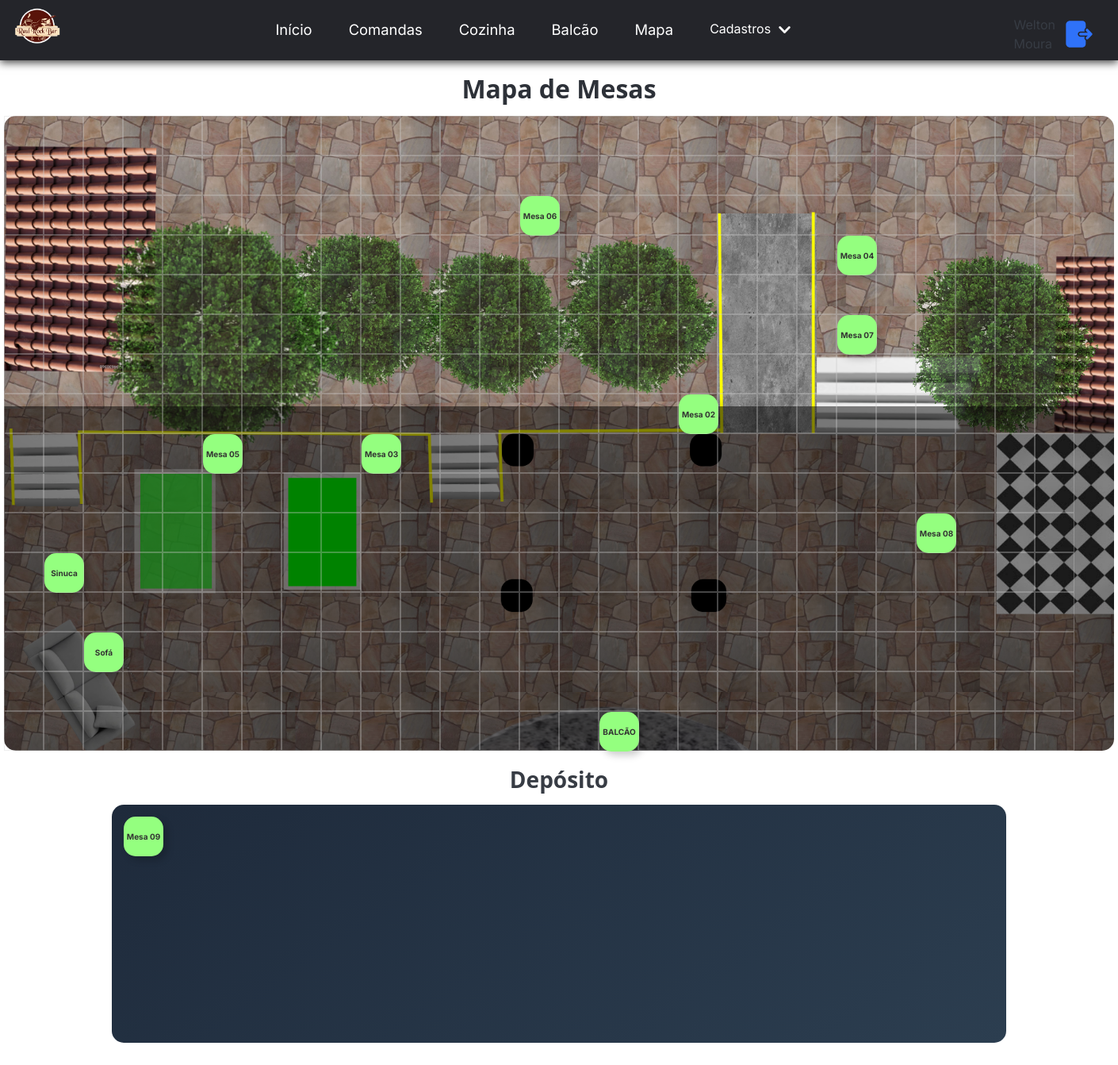
The app's page /mesas/mapMesas/ (signed in) with its own data.
### mesas/models.py (models this page shows, shortened)
class Mesa(models.Model):
    id = models.AutoField(primary_key=True)
    name = models.CharField(max_length=100)
    location = models.CharField(max_length=255, null=True, blank=True)
    active = models.BooleanField(default=False)

### gestaoRaul/decorators.py (the view)
        def wrapper(request, *args, **kwargs):
            if request.user != None:
                if request.user.is_authenticated:
                    if request.user.groups.filter(name=groupName).exists():
                        return view_function(request, *args, **kwargs)
                    else:
                        return HttpResponseForbidden('tu nao tem acesso rapa')
                else:
                    return  HttpResponseRedirect(reverse('login'), status=302)
            else:
                print(f"Erro no decorator: usuario none")
                return HttpResponseRedirect(reverse('login'), status=302)

### comandas/templatetags/custom_filter_tag.py (called while the page is built)
@register.filter(name='groupUser')
def has_group(user, group_name):
    return user.groups.filter(name=group_name).exists()

### mesas/views.py (called while the page is built)
@group_required(groupName='Garçom')
def mapMesas(request):
    eixosXY = []
    for i in range(0,27):
        for j in range(0,16):
            item = {'x':j*50, 'y':i*50}
            eixosXY.append(item)
    mesas = Mesa.objects.all()
    comandas = Comanda.objects.filter(status__in=["OPEN", "PAYING"])
    for mesa in mesas:
        for comanda in comandas:
            if mesa.id == comanda.mesa.id:
                mesa.active = True
                break
    for mesa in mesas:
        print(mesa.active)
    return render(request, 'mesas_map.html', {'comandas': comandas,'mesas': mesas, 'eixosXY': eixosXY})

### mesas/templates/mesas_map.html (shortened to what this page needs)
{% extends "base.html" %}
{% load static %}
{% load custom_filter_tag %}
{% block 'head' %}
<link rel="stylesheet" href="{% static 'mesas/css/mesas_map.css' %}">
{% endblock %}
{% block 'body' %}
<h1>Mapa de Mesas</h1>
<div id="scroll">
<div id="mapa" >
  {% for eixo in eixosXY %}
    <div
      id="{{eixo.x}}-{{eixo.y}}"
      class="espaco"
      style="
        left: {{eixo.y}}px;
        top: {{eixo.x}}px;
        ">
    </div>
  {% endfor %}
</div>
</div>
<h2 style="justify-self: center;" >Depósito</h2>
<div id="drop" >
  {% for mesa in mesas %}
    {% if mesa.active == True %}
      <div
        id="{{mesa.id}}"
        class="m-card"
        ondragend="saveLocal()"
        draggable="true">
          <button
            class="button-popover"
            popovertarget="my-pop-{{mesa.id}}">
            {{mesa.name}}
          </button>
        <input type="text" hidden value="{{mesa.location}}">
      </div>
      <div id="my-pop-{{mesa.id}}" popover class="popover">
        <h4>{{mesa.name}}</h4>
        {% for comanda in comandas %}
          {% if comanda.mesa.id == mesa.id %}
            <div >
              <a href="{% url 'viewcomanda' %}?parametro={{ comanda.id }}">
                {{comanda.name}}🔗
              </a>
              {{ comanda.id | total }}
            </div>
          {% endif %}
        {% endfor %}
        </div>
    {% else %}
        <div
          style="background-color: rgb(148, 255, 127);"
          id="{{mesa.id}}"
          class="m-card"
          ondragend="saveLocal()"
          draggable="true" >
          {{mesa.name}}
        </div>
    {% endif %}
  {% endfor %}
</div>
{% endblock %}

### templates/base.html (shortened to what this page needs)
{% load static %}
{% load custom_filter_tag %}
<!DOCTYPE html>
<html lang="pt-BR" id="all">
<head>
    {% load pwa %}
    <link rel="stylesheet" href="{% static 'pico.css' %}">
    <link rel="stylesheet" href="{% static 'base.css' %}">
    {% block 'head' %}
    {% endblock  %}
</head>
<div>
    <header class="p-header">
        <nav class="nav-bar">
            <div class="logo">
                <h1>
                     <img src="{% static 'midia/logo.png'  %}" width="60">
                </h1>
            </div>
            <div class="nav-list">
                <ul>
                    {% if user|groupUser:"Gerente" %}
                    <li class="nav-item"><a href="{% url 'home' %}" class="nav-link">Início</a></li>
                    {% endif %}
                    <li class="nav-item"><a href="{% url 'comandas' %}" class="nav-link">Comandas</a></li>
                    <li class="nav-item"><a href="{% url 'pedidos' %}" class="nav-link">Cozinha</a></li>
                    <li class="nav-item"><a href="{% url 'viewBalcao' %}" class="nav-link">Balcão</a></li>
                    <li class="nav-item"><a href="{% url 'mapMesas' %}" class="nav-link">Mapa</a></li>
                    <div class="dropdown">
                        <li class="nav-item">Cadastros<img  class="img-drop" src="{% static 'midia/icons/down.svg' %}"></li>
                      </div>
                </ul>
            </div>
            <div class="logout-button">
                <div id="user-info">{{user.first_name}} {{user.last_name}}</div>
                <a href="{% url 'logout' %}" style="width: 50px;"><img src="{% static 'midia/icons/logout.svg'  %}" style="width: 40px;"></a>
            </div>
        </nav>
    </header>
</div>
<br>
<body>
    {% block 'body' %}
    {% endblock  %}
</body>
<link rel="stylesheet" href="https://cdnjs.cloudflare.com/ajax/libs/font-awesome/5.15.4/css/all.min.css">
<link href="https://cdn.jsdelivr.net/npm/sweetalert2@11/dist/sweetalert2.min.css" rel="stylesheet">
<footer>
</footer>
</html>

### templates/static/base.css (style rules this page uses)
:root { --main-gradient: linear-gradient(145deg, #1E2A3B, #2C3E50); --pico-modal-overlay-background-color: rgba(8, 9, 10, 0.75); --pico-font-family-emoji: "Apple Color Emoji", "Segoe UI Emoji", "Segoe UI Symbol", "Noto Color Emoji"; --pico-font-family-sans-serif: system-ui, "Segoe UI", Roboto, Oxygen, Ubuntu, Cantarell, Helvetica, Arial, "Helvetica Neue", sans-serif, var(--pico-font-family-emoji); --pico-font-family-monospace: ui-monospace, SFMono-Regular, "SF Mono", Menlo, Consolas, "Liberation Mono", monospace, var(--pico-font-family-emoji); --pico-font-family: var(--pico-font-family-sans-serif); --pico-line-height: 1.5; --pico-font-weight: 400; --pico-font-size: 100%; --pico-text-underline-offset: 0.1rem; --pico-border-radius: 0.25rem; --pico-border-width: 0.0625rem; --pico-outline-width: 0.125rem; --pico-transition: 0.2s ease-in-out; --pico-spacing: 1rem; --pico-typography-spacing-vertical: 1rem; --pico-block-spacing-vertical: var(--pico-spacing); --pico-block-spacing-horizontal: var(--pico-spacing); --pico-grid-column-gap: var(--pico-spacing); --pico-grid-row-gap: var(--pico-spacing); --pico-form-element-spacing-vertical: 0.75rem; --pico-form-element-spacing-horizontal: 1rem; --pico-group-box-shadow: 0 0 0 rgba(0, 0, 0, 0); --pico-group-box-shadow-focus-with-button: 0 0 0 var(--pico-outline-width) var(--pico-primary-focus); --pico-group-box-shadow-focus-with-input: 0 0 0 0.0625rem var(--pico-form-element-border-color); --pico-modal-overlay-backdrop-filter: blur(0.375rem); --pico-nav-element-spacing-vertical: 1rem; --pico-nav-element-spacing-horizontal: 0.5rem; --pico-nav-link-spacing-vertical: 0.5rem; --pico-nav-link-spacing-horizontal: 0.5rem; --pico-nav-breadcrumb-divider: ">"; }
body { margin: 70px 0px 0px 0px; }
h1 { text-align: center; }
* { padding: 0; margin: 0; font-family: 'Inter', sans-serif; }
.p-header { background-color: #24252a; box-shadow: 0px 3px 10px #464646; position: fixed; top: 0; width: 100%; z-index: 100; }
.nav-bar { display: flex; justify-content: space-between; padding: 0.1rem 1rem; }
.logo { display: flex; margin-top: 5px; align-items: center; }
.nav-list { display: flex; align-items: center; }
.nav-list ul { display: flex; justify-content: space-between; list-style: none; }
.nav-item { margin: 0 15px; }
.nav-link { text-decoration: none; font-size: 1.15rem; color: #fff; font-weight: 400; }
.logout-button { display: grid; align-items: center; grid-template-columns: repeat(2, 0.5fr); border: none; border-radius: 5px; margin-top: 10px; gap: 10px; }
.dropdown { position: relative; display: inline-block; color: #fff; cursor: pointer; transition: display 0.9s, animation 0.9s; }
.img-drop { width: 35px; transition: transform 0.3s ease-in-out; }

### templates/static/mesas/css/mesas_map.css (style rules this page uses)
.m-card { width: 50px; height: 50px; background-color: #ff9797; border-radius: 15px; box-shadow: 5px 5px 10px rgba(0, 0, 0, 0.2); text-align: center; line-height: 50px; font-size: 10px; font-weight: bold; color: #333; transition: transform 0.2s; cursor: move; }
.espaco { border: 0.3px solid #cccccc56; padding: 0px; background-color: rgba(0, 0, 255, 0); width: 50px; height: 50px; position: absolute }
#drop { display: flex; gap: 15px; justify-self: center; background: var(--main-gradient); border-radius: 15px; padding: 15px; margin-bottom: 20px; width: 80%; max-width: 1400px; min-height: 300px; }
#scroll { display: grid; position: relative; scrollbar-width: thin; }

### records on screen
Mesa: name "BALCÃO"
Mesa: name "Mesa 02"
Mesa: name "Mesa 03"
Mesa: name "Mesa 04"
Mesa: name "Mesa 05"
Mesa: name "Mesa 06"
Mesa: name "Mesa 07"
Mesa: name "Mesa 08"
Mesa: name "Mesa 09"
Mesa: name "Sofá"
Mesa: name "Sinuca"

### other values on screen
{{ user.first_name }} "Welton"
{{ user.last_name }} "Moura"
